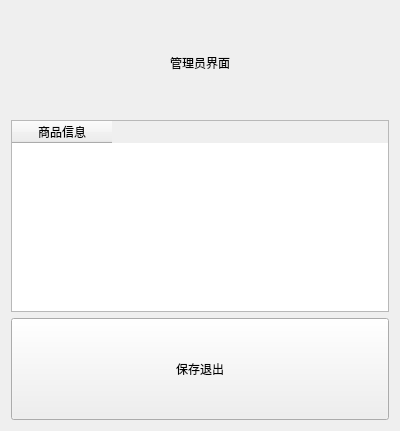
<?xml version="1.0" encoding="UTF-8"?>
<ui version="4.0">
 <class>AdminInterface</class>
 <widget class="QWidget" name="AdminInterface">
  <property name="geometry">
   <rect>
    <x>0</x>
    <y>0</y>
    <width>400</width>
    <height>431</height>
   </rect>
  </property>
  <property name="windowTitle">
   <string>Form</string>
  </property>
  <layout class="QGridLayout" name="gridLayout">
   <item row="0" column="0">
    <layout class="QVBoxLayout" name="verticalLayout">
     <item>
      <widget class="QLabel" name="label">
       <property name="sizePolicy">
        <sizepolicy hsizetype="Expanding" vsizetype="Expanding">
         <horstretch>0</horstretch>
         <verstretch>0</verstretch>
        </sizepolicy>
       </property>
       <property name="text">
        <string>管理员界面</string>
       </property>
       <property name="alignment">
        <set>Qt::AlignCenter</set>
       </property>
      </widget>
     </item>
     <item>
      <widget class="QTableWidget" name="tableWidget">
       <column>
        <property name="text">
         <string>商品信息</string>
        </property>
       </column>
      </widget>
     </item>
     <item>
      <widget class="QPushButton" name="pushButton_save">
       <property name="sizePolicy">
        <sizepolicy hsizetype="Expanding" vsizetype="Expanding">
         <horstretch>0</horstretch>
         <verstretch>0</verstretch>
        </sizepolicy>
       </property>
       <property name="text">
        <string>保存退出</string>
       </property>
      </widget>
     </item>
    </layout>
   </item>
  </layout>
 </widget>
 <resources/>
 <connections/>
</ui>
